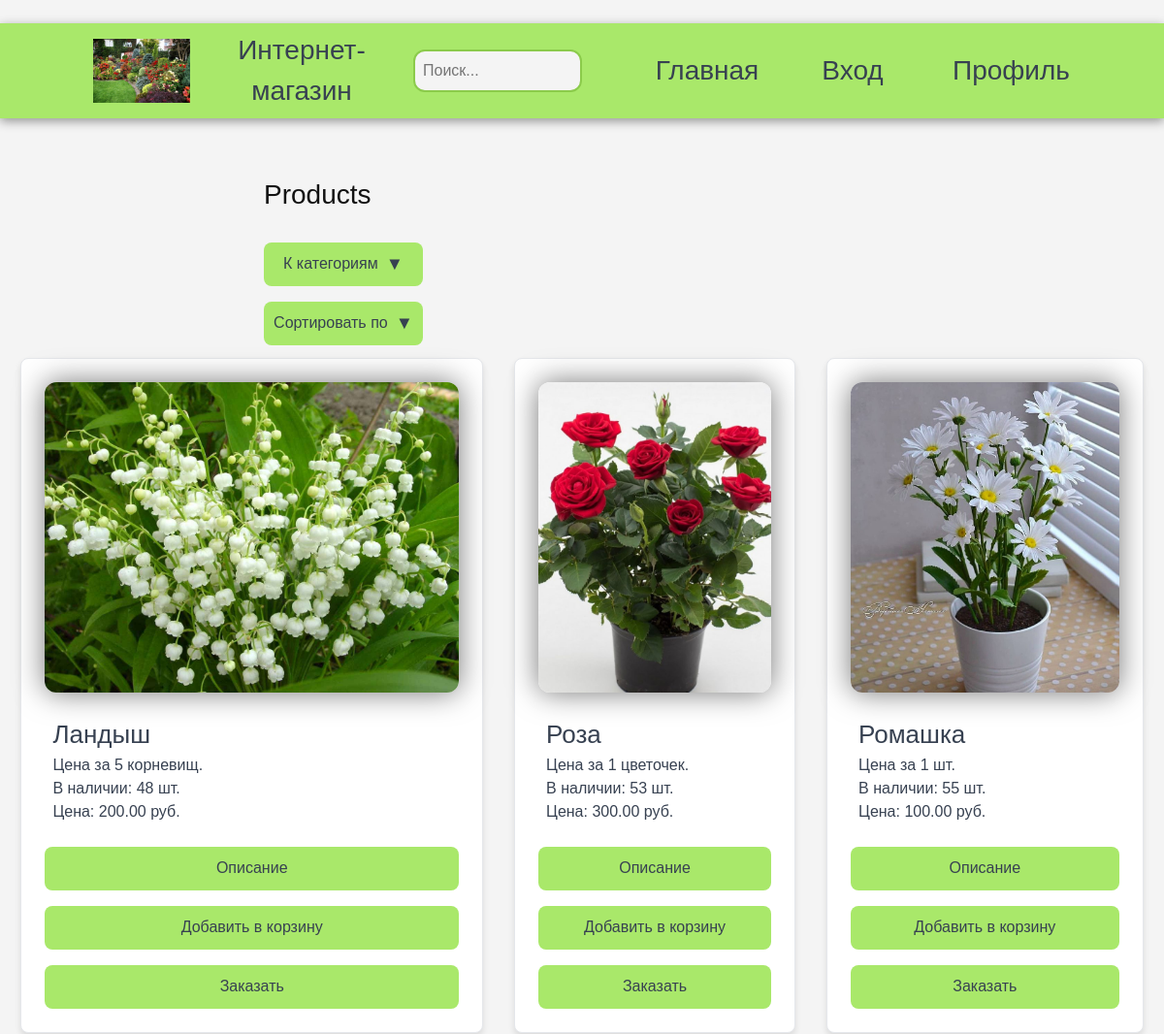
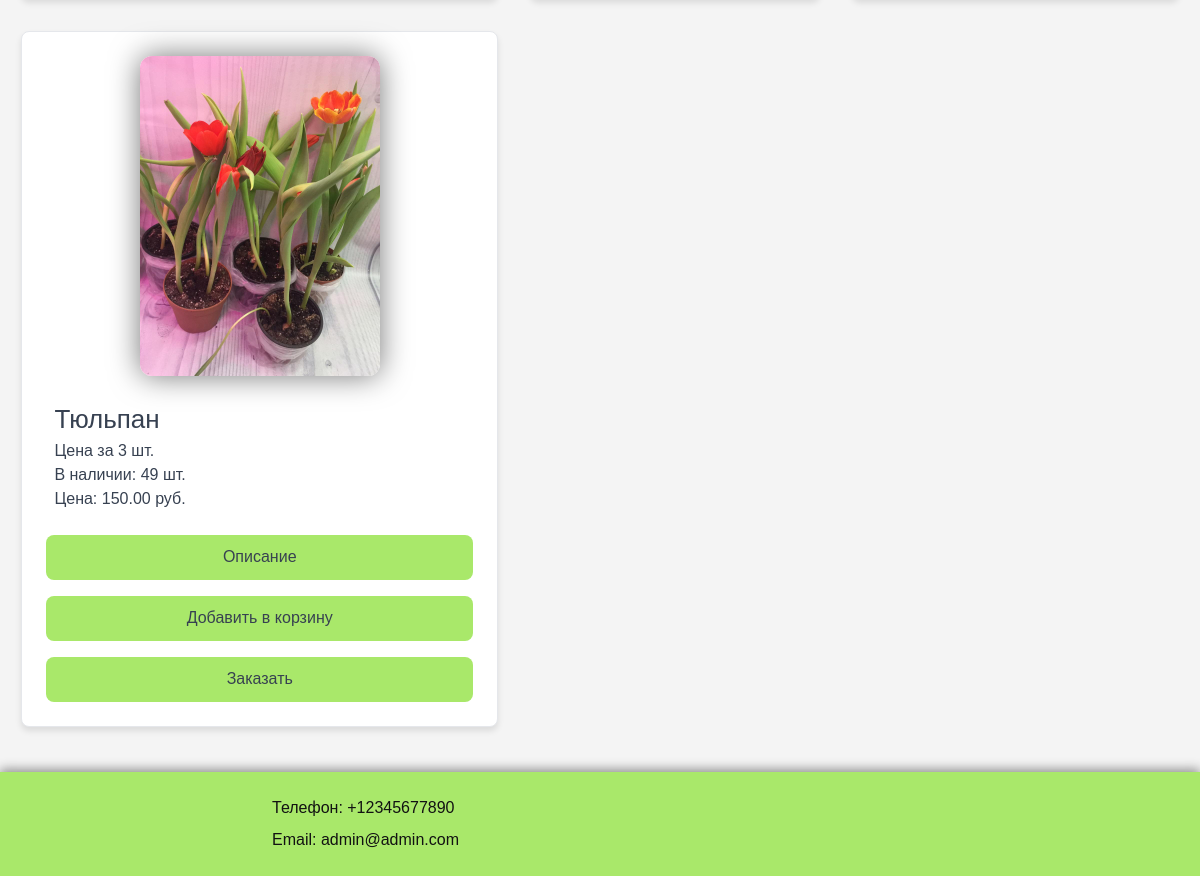
Screenshot of /products/ with the database file from the repository (2 pictures, top to bottom).
### shop/models.py (models this page shows, shortened)
class Product(models.Model):
    category = models.ForeignKey(Category, related_name='products', on_delete=models.CASCADE)
    name = models.CharField(max_length=200, db_index=True)
    slug = models.SlugField(max_length=200, db_index=True)
    image = models.ImageField(upload_to='products/%Y/%m/%d', blank=True)
    short_description = models.TextField(blank=True)
    description = models.TextField(blank=True)
    price = models.DecimalField(max_digits=10, decimal_places=2)
    stock = models.PositiveIntegerField()
    available = models.BooleanField(default=True)
    created = models.DateTimeField(auto_now_add=True)
    updated = models.DateTimeField(auto_now=True)
    class Meta:
        ordering = ('name',)
        index_together = (('id', 'slug'),)
    def get_absolute_url(self):
        return reverse('shop:product_detail',
                        args=[self.id, self.slug])

### shop/views.py (the view)
# urls.py: path('products/', views.product_list, name='product_list'),
def product_list(request, category_slug=None): # товары по категориям + поиск + сортировка по параметру
    category = None
    categories = Category.objects.all()
    query = request.GET.get('query', '').strip()
    sort = request.GET.get('sort')
    products = Product.objects.filter(available=True)
    if category_slug: # Фильтрация по категории
        category = get_object_or_404(Category, slug=category_slug)
        products = products.filter(category=category)
    if query: # Фильтрация по поиску
        products = products.filter(name__icontains=query.capitalize())
    if sort == 'name':
        products = products.order_by('name')
    elif sort == 'price':
        products = products.order_by('price')
    elif sort == 'stock':
        products = products.order_by('-stock')
    return render(request, 'shop/product/list.html', {'products': products, 'category': category, 'categories': categories, 'query': query, 'sort': sort})

### shop/models.py (called while the page is built)
    def get_absolute_url(self):
        return reverse('shop:product_list_by_category',
                        args=[self.slug])

### shop/templates/shop/product/list.html (shortened to what this page needs)
﻿{% extends "shop/base.html" %}
{% load static %}
{% block content %}
<h2>{% if category %}{{ category.name }}{% elif query %}Результаты поиска по запросу: "{{ query }}"{% else %}Products{% endif %}</h2>
<article class="basket-section">
    <form method="get" class="select-custom">
        <label for="category" class="select-label">К категориям <span class="arrow">&#9660</span></label>
    </form>
    <form method="get" class="select-custom">
        <label for="sort" class="select-label">Сортировать по <span class="arrow">&#9660</span></label>
    </form>
</article>
{% if products %}
<div class="list_products">
    {% for product in products %}
    <div class="list_product">
        <a class="list_product_img" href="{{ product.get_absolute_url }}">
            <img src="{% if product.image %}{{ product.image.url }}{% else %}{% static 'img/err.jpg' %}{% endif %}">
        </a>
        <div class="list_product_description">
            <a href="{{ product.get_absolute_url }}">{{ product.name }}</a></br>
            {{ product.short_description }}</br>
            В наличии: {{ product.stock }} шт.</br>
            Цена: {{ product.price }} руб.</br>
        </div>
        <div class="basket-section">
            <form method="post" action="{% url 'shop:product_detail' product.id product.slug %}">
                <button type="submit" class="profil-btn" style="width: 100%; padding: 0 1rem;">Описание</button>
            </form>
            <form method="post" action="{% url 'shop:add_to_cart_or_order' product.id %}">
                <button type="submit" class="profil-btn" style="width: 100%; padding: 0 1rem;">Добавить в корзину</button>
            </form>
            <form method="post" action="{% url 'shop:add_to_cart_or_order' product.id %}">
                <button type="submit" class="profil-btn" style="width: 100%; padding: 0 1rem;">Заказать</button>
            </form>
        </div>
    </div>
    {% endfor %}
</div>
{% else %}
    </br>
    <p>Товары не найдены или закончились на складе.</p>
{% endif %}
{% endblock %}

### shop/static/css/garden_store.css (style rules this page uses)
* { margin: 0; padding: 0; }
[data-theme="color"] { --body-bg: #f4f4f4; --form-bg: #ffffff; --header-bg: #A9E86A; --header-bg-dark: #8bcb4b; --dark: #121212; --gray: #374151; --link: #61afef; --link-hover: #2c83ca; --link-active: #375772; --hr: #a2a2a2; --shadow: #939393; --code-color: #888; --img-op: 1; }
body, html { margin: 0; padding: 0; width: 100%; height: 100%; }
body { color: var(--dark); background-color: var(--body-bg); font-family: 'Rubik', sans-serif; font-weight: 400; }
a { font-size: 26px; color: var(--link); text-decoration: none; }
h2 { font-size: 28px; margin-bottom: 2rem; }
label { width: 25%; color: #555; text-align: right; margin-right: 10px; }
form { display: flex; flex-direction: column; gap: 1rem; }
.list_products { position: relative; display: grid; justify-content: center; width: 100%; padding: 2% 0; grid-template-columns: repeat(3, 1fr); grid-gap: 2rem; }
.list_product { display: flex; flex-direction: column; text-align: center; justify-content: center; background-color: var(--form-bg); box-shadow: 0 4px 6px rgba(0, 0, 0, 0.1); border-radius: 0.5rem; border: 1px solid #e5e7eb; padding: 1.5rem; }
.list_product_img { width: 100%; height: 40vh; }
.list_product_img img { height: 100%; border-radius: 0.75rem; box-shadow: 0 0 30px #767676; object-fit: contain; }
.list_product_description { text-align: left; font-size: 16px; padding: 1.5rem 0.5rem; color: var(--gray); }
.list_product_description a { color: var(--gray); transition: transform 0.3s; }
.select-custom { position: relative; display: inline-block; width: 25%; }
.select-label, .sort-select { display: flex; justify-content: center; align-items: center; width: 100%; height: 45px; border-radius: 0.5rem; font-size: 1rem; color: var(--gray); background-color: var(--header-bg); transition: transform 0.2s ease, background-color 0.2s ease; cursor: pointer; }
.arrow { margin-left: 8px; font-size: 1.15rem; transition: transform 0.2s ease; }
.basket-section { width: 100%; display: grid; gap: 1rem; }
.profil-btn { width: 85%; height: 45px; border-radius: 0.5rem; font-size: 1rem; color: var(--gray); background-color: var(--header-bg); border: none; cursor: pointer; transition: transform 0.2s ease, background-color 0.2s ease; }

### rows the page displays
Product: image (picture), name "Ландыш", short_description "Цена за 5 корневищ.", stock "48", price "200.00"
Product: image (picture), name "Роза", short_description "Цена за 1 цветочек.", stock "53", price "300.00"
Product: image (picture), name "Ромашка", short_description "Цена за 1 шт.", stock "55", price "100.00"
Product: image (picture), name "Тюльпан", short_description "Цена за 3 шт.", stock "49", price "150.00"
